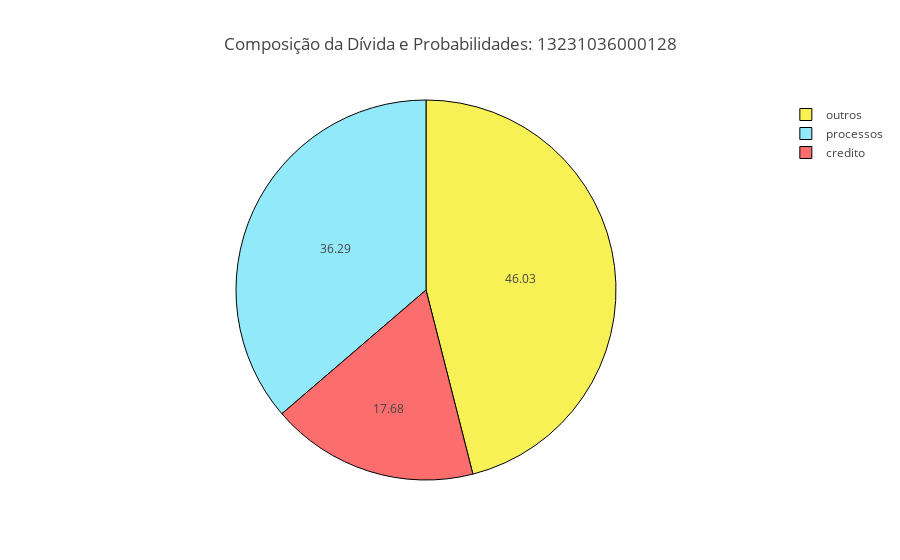
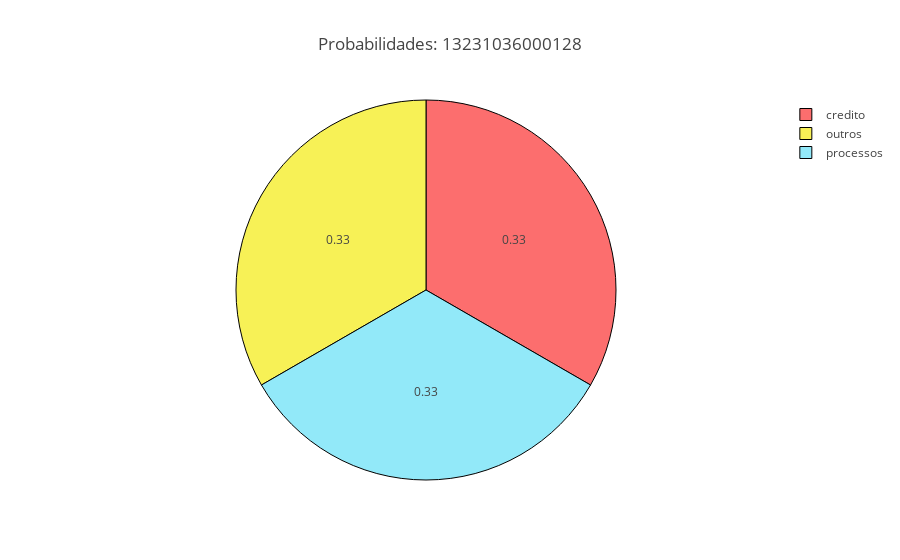
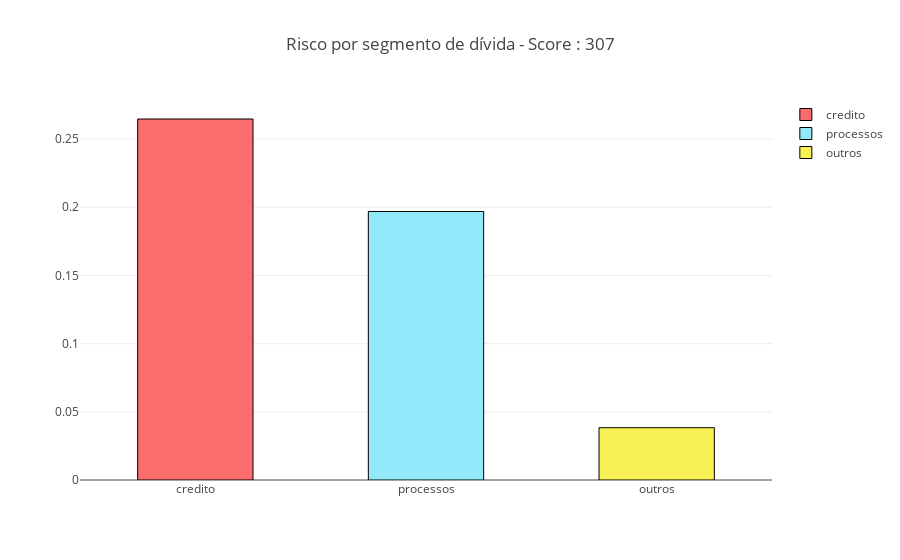

Source (notebook cell) for these figures, in order:
### Code cell
# good example
plot_dividas('13231036000128', resp)
plot_probabilidade('13231036000128', resp)
plot_risco('13231036000128', resp)

### Figure 1 — Plotly figure (JSON) as saved in the notebook; plotly's stock layout.template omitted (floating-point values rounded to 4 significant figures)
{"data": [{"hoverinfo": "label+percent", "labels": ["credito", "outros", "processos"], "marker": {"colors": ["rgb(252,110,110)", "rgb(247,241,86)", "rgb(146,233,249)"], "line": {"color": "rgb(0, 0, 0)", "width": 1}}, "textinfo": "value", "type": "pie", "uid": "b05b8a45-beb2-4ccd-b7c4-083ad8f17f5a", "values": [17.68, 46.03, 36.29]}], "layout": {"title": {"text": "Composição da Dívida e Probabilidades: 13231036000128"}}}

### Figure 2 — Plotly figure (JSON) as saved in the notebook; plotly's stock layout.template omitted (floating-point values rounded to 4 significant figures)
{"data": [{"hoverinfo": "label+percent", "labels": ["credito", "outros", "processos"], "marker": {"colors": ["rgb(252,110,110)", "rgb(247,241,86)", "rgb(146,233,249)"], "line": {"color": "rgb(0, 0, 0)", "width": 1}}, "textinfo": "value", "type": "pie", "uid": "ad8ae89d-13a7-4eb4-b455-1916169d79bb", "values": [0.33, 0.33, 0.33]}], "layout": {"title": {"text": "Probabilidades: 13231036000128"}}}

### Figure 3 — Plotly figure (JSON) as saved in the notebook; plotly's stock layout.template omitted (floating-point values rounded to 4 significant figures)
{"data": [{"marker": {"color": "rgb(252,110,110)", "line": {"color": "rgb(0, 0, 0)", "width": 1}}, "name": "credito", "type": "bar", "uid": "84eac01f-ff89-4d07-964d-ebb592617bcc", "x": ["credito"], "y": [0.2647]}, {"marker": {"color": "rgb(146,233,249)", "line": {"color": "rgb(0, 0, 0)", "width": 1}}, "name": "processos", "type": "bar", "uid": "f9e334c7-02d6-4d99-a6eb-1945e34a6f49", "x": ["processos"], "y": [0.1969]}, {"marker": {"color": "rgb(247,241,86)", "line": {"color": "rgb(0, 0, 0)", "width": 1}}, "name": "outros", "type": "bar", "uid": "9e24f5ba-5368-4fe9-9283-ed86b4578f97", "x": ["outros"], "y": [0.03836]}], "layout": {"bargap": 0.5, "title": {"text": "Risco por segmento de dívida - Score : 307"}}}
